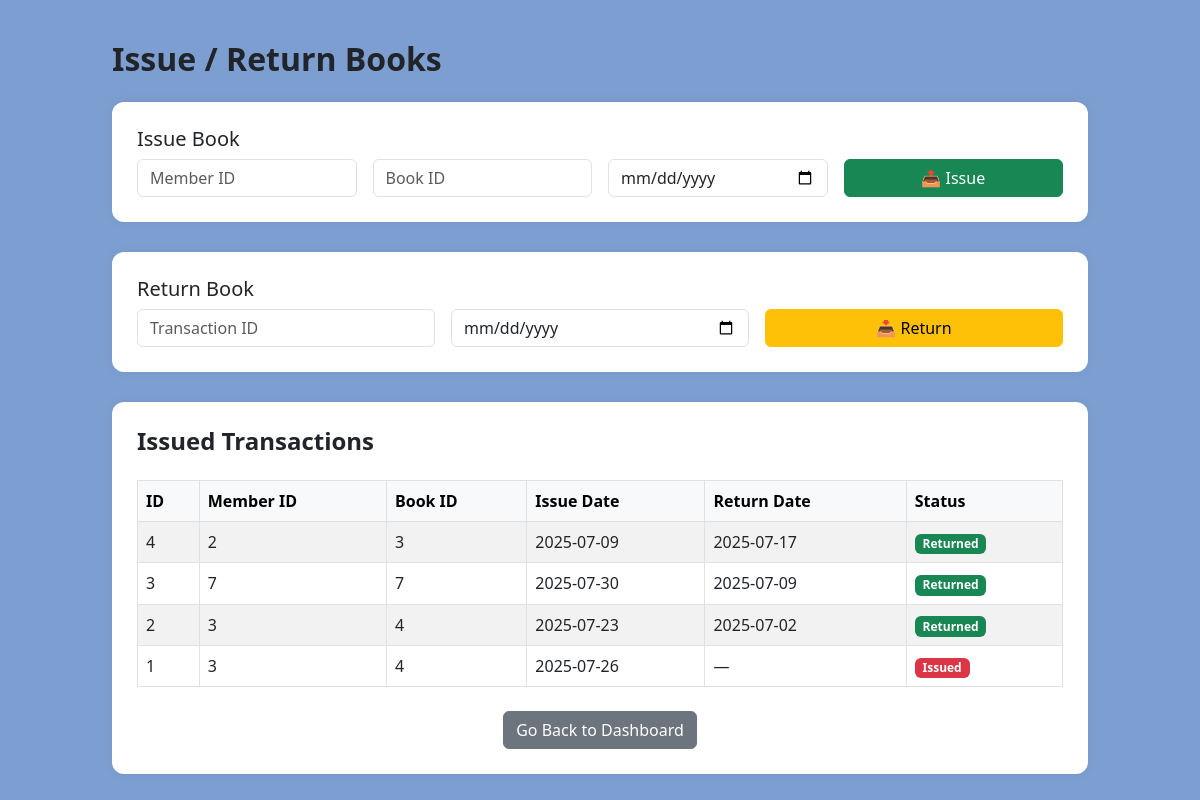
The app's page /issue_return with its own data.
### tables this page shows
CREATE TABLE transactions (
            id INTEGER PRIMARY KEY AUTOINCREMENT,
            member_id INTEGER, book_id INTEGER, issue_date TEXT,
            return_date TEXT, returned INTEGER DEFAULT 0
        );

### app.py (the view)
@app.route('/issue_return')
def issue_return():
    with sqlite3.connect('database.db') as conn:
        transactions = conn.execute("SELECT * FROM transactions ORDER BY id DESC").fetchall()
    return render_template('issue_return.html', transactions=transactions)

### templates/issue_return.html (shortened to what this page needs)
<!DOCTYPE html>
<html>
<head>
    <link rel="stylesheet" href="https://cdn.jsdelivr.net/npm/bootstrap@5.3.0/dist/css/bootstrap.min.css">
</head>
<body>
<div class="container">
    <h2 class="mb-4"> Issue / Return Books</h2>
    <div class="section-card">
        <h5>Issue Book</h5>
        <form method="POST" action="/issue_book" class="row g-3">
            <div class="col-md-3">
                <input type="number" name="member_id" class="form-control" placeholder="Member ID" required>
            </div>
            <div class="col-md-3">
                <input type="number" name="book_id" class="form-control" placeholder="Book ID" required>
            </div>
            <div class="col-md-3">
                <input type="date" id="issue_date" name="issue_date" class="form-control" required>
            </div>
            <div class="col-md-3 d-grid">
                <button type="submit" class="btn btn-success">📤 Issue</button>
            </div>
        </form>
    </div>
    <div class="section-card">
        <h5> Return Book</h5>
        <form method="POST" action="/return_book" class="row g-3">
            <div class="col-md-4">
                <input type="number" name="transaction_id" class="form-control" placeholder="Transaction ID" required>
            </div>
            <div class="col-md-4">
                <input type="date" id="return_date" name="return_date" class="form-control" required>
            </div>
            <div class="col-md-4 d-grid">
                <button type="submit" class="btn btn-warning">📥 Return</button>
            </div>
        </form>
    </div>
    <div class="section-card">
        <h4> Issued Transactions</h4>
        <div class="table-responsive">
            <table class="table table-striped table-bordered align-middle mt-3">
                <thead class="table-light">
                    <tr>
                        <th>ID</th>
                        <th>Member ID</th>
                        <th>Book ID</th>
                        <th>Issue Date</th>
                        <th>Return Date</th>
                        <th>Status</th>
                    </tr>
                </thead>
                <tbody>
                    {% for txn in transactions %}
                    <tr>
                        <td>{{ txn[0] }}</td>
                        <td>{{ txn[1] }}</td>
                        <td>{{ txn[2] }}</td>
                        <td>{{ txn[3] }}</td>
                        <td>{{ txn[4] if txn[4] else '—' }}</td>
                        <td>
                            {% if txn[5] %}
                                <span class="badge bg-success">Returned</span>
                            {% else %}
                                <span class="badge bg-danger">Issued</span>
                            {% endif %}
                        </td>
                    </tr>
                    {% endfor %}
                </tbody>
            </table>
            <div class="mt-4 text-center">
                <a href="{{ url_for('dashboard') }}" class="btn btn-secondary"> Go Back to Dashboard</a>
            </div>
        </div>
    </div>
</div>
</body>
</html>

### templates/issue_return.html (style rules this page uses)
body { background-color: #7d9ed1; }
.container { max-width: 1000px; margin-top: 40px; }
.section-card { background-color: #fff; padding: 25px; border-radius: 12px; box-shadow: 0 0 12px rgba(0,0,0,0.05); margin-bottom: 30px; }
h2, h4 { font-weight: 600; }

### records on screen
transactions: id "4", member "2", book "3", issue_date "2025-07-09", return_date "2025-07-17", returned "Returned"
transactions: id "3", member "7", book "7", issue_date "2025-07-30", return_date "2025-07-09", returned "Returned"
transactions: id "2", member "3", book "4", issue_date "2025-07-23", return_date "2025-07-02", returned "Returned"
transactions: id "1", member "3", book "4", issue_date "2025-07-26", txn "—", returned "Issued"
